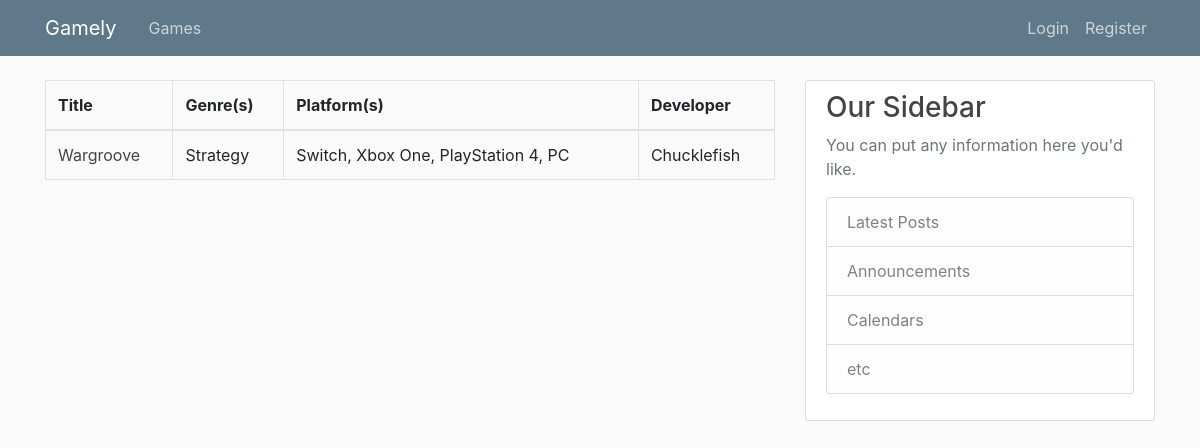
/, run on an earlier commit of the app's database.
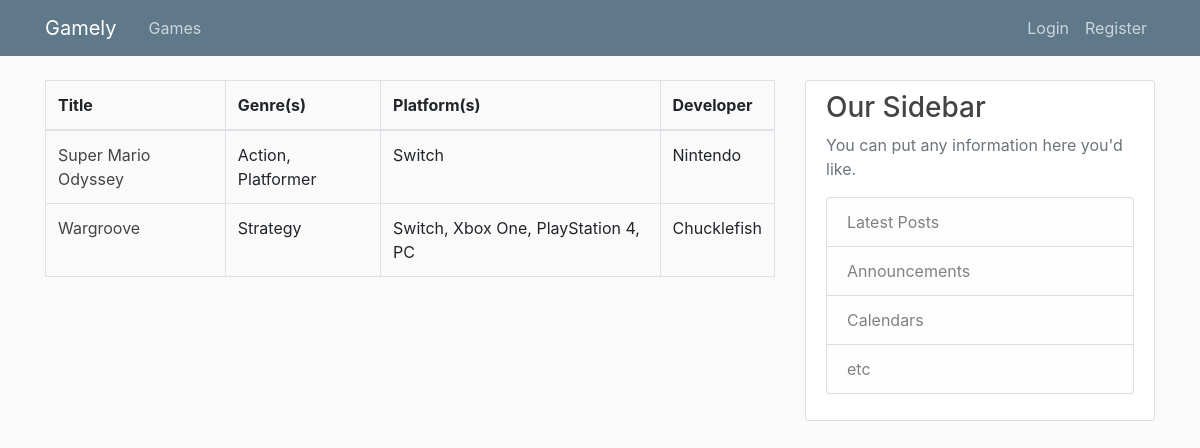
And on a later commit of the database.
### games/models.py (models this page shows, shortened)
class Game(models.Model):
    title = models.CharField(max_length=255)
    release_date = models.DateField(default=timezone.now)
    slug = models.SlugField(max_length=100, unique=True)
    genre = models.ManyToManyField(Genre)
    platform = models.ManyToManyField(Platform)
    publisher = models.ForeignKey(Publisher, on_delete=models.PROTECT)
    developer = models.ForeignKey(Developer,on_delete=models.PROTECT)
    image = models.ImageField(default='default.jpg', upload_to='game_img')
    def genres(self):
        return ", ".join([g.name for g in self.genre.all()])
    def platforms(self):
        return ", ".join([p.name for p in self.platform.all()])

class Genre(models.Model):
    name = models.CharField(max_length=255)

class Platform(models.Model):
    name = models.CharField(max_length=255)

class Developer(models.Model):
    name = models.CharField(max_length=255)
    def __str__(self):
        return self.name

### games/views.py (the view)
# urls.py: path('', GameListView.as_view(), name='index'),
class GameListView(ListView):
    model = Game
    template_name = 'games/index.html'
    context_object_name = 'games'
    ordering = ['title']

### games/templates/games/index.html
{% extends 'base.html' %}
{% block content %}
    <table class="table table-bordered table-hover">
        <thead>
            <tr>
                <th>Title</th>
                <th>Genre(s)</th>
                <th>Platform(s)</th>
                <th>Developer</th>
            </tr>
        </thead>
        <tbody>
            {% for game in games %}
                <tr>
                    <td><a class="article-title" href="{% url 'games:detail' game.slug %}">{{ game.title }}</a></td>
                    <td>{{ game.genres }}</td>
                    <td>{{ game.platforms }}</td>
                    <td>{{ game.developer }}</td>
                </tr>
            {% endfor %}
        </tbody>
    </table>
{% endblock  %}

What changed in the data, as far as the page shows it:
added Game: title "Super Mario Odyssey", genres "Action, Platformer", platforms "Switch", developer "Nintendo"
